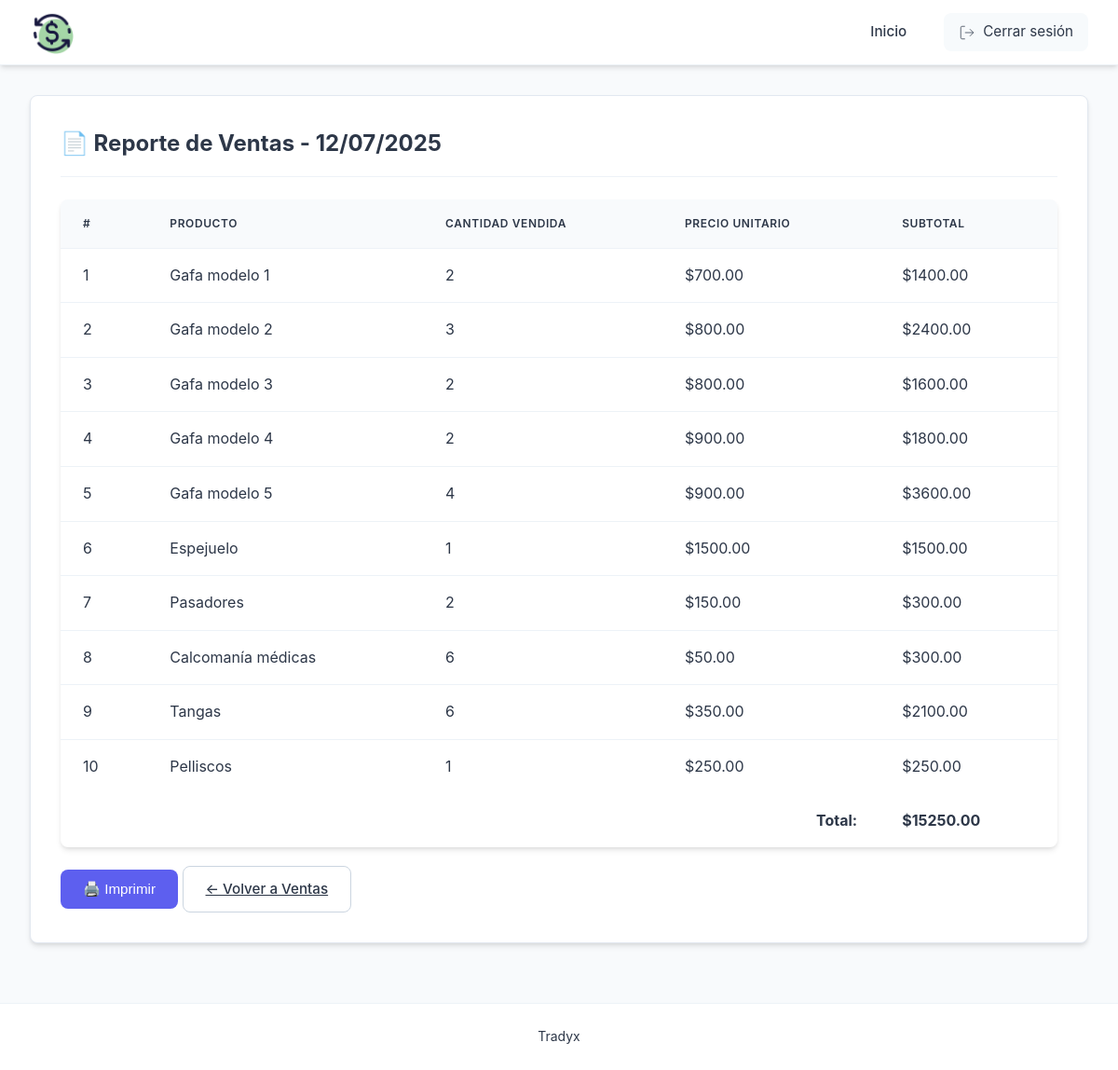
Page /sales/report (signed in) on the earlier database version.
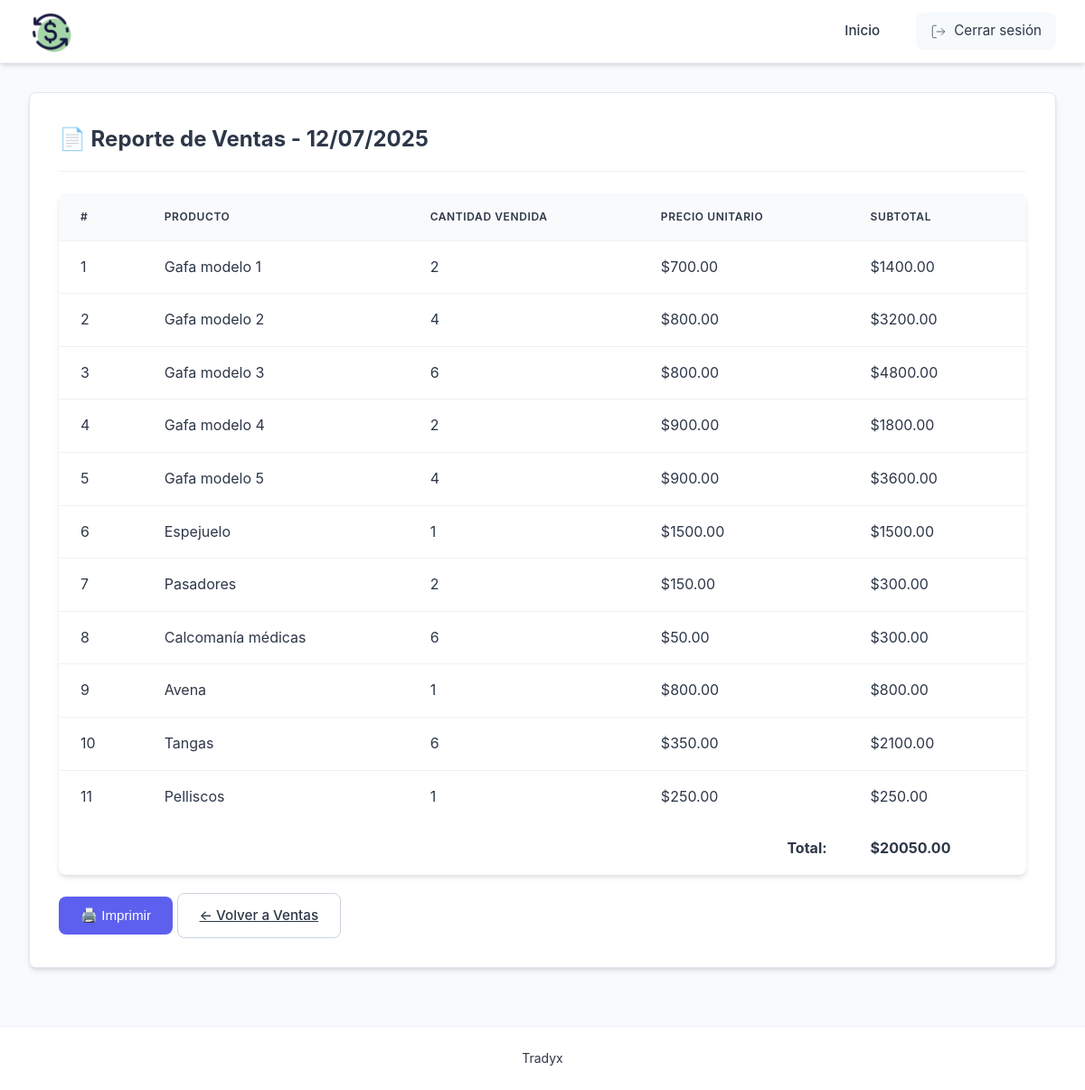
Same page on the later database version.
### models.py (models this page shows, shortened)
class Product(db.Model):
    __tablename__ = 'product'
    id = db.Column(db.Integer, primary_key=True)
    name = db.Column(db.String(100), nullable=False)
    quantity = db.Column(db.Integer, nullable=False)
    price = db.Column(db.Float, nullable=False)
    daily_sales = db.Column(db.Integer, default=0)

### app.py (the view)
@app.route('/sales/report')
@login_required
def print_daily_report():
    products_sold = Product.query.filter(Product.daily_sales > 0).all()
    total_sales = sum(p.price * p.daily_sales for p in products_sold)
    return render_template('sales_report.html',
                        products=products_sold,
                        total=total_sales,
                        date=datetime.now().strftime("%d/%m/%Y"))

### app.py (called while the page is built)
def login_required(f):
    @wraps(f)
    def decorated_function(*args, **kwargs):
        if 'user_id' not in session:
            flash('Por favor inicie sesión primero', 'danger')
            return redirect(url_for('login'))
        return f(*args, **kwargs)
    return decorated_function

### templates/sales_report.html (shortened to what this page needs)
{% extends "base.html" %}
{% block content %}
<div class="module-container">
    <h2>📄 Reporte de Ventas - {{ date }}</h2>
    <table class="data-table">
        <thead>
            <tr>
                <th>#</th>
                <th>Producto</th>
                <th>Cantidad Vendida</th>
                <th>Precio Unitario</th>
                <th>Subtotal</th>
            </tr>
        </thead>
        <tbody>
            {% for product in products %}
            <tr>
                <td>{{ loop.index }}</td>
                <td>{{ product.name }}</td>
                <td>{{ product.daily_sales }}</td>
                <td>${{ "%.2f"|format(product.price) }}</td>
                <td>${{ "%.2f"|format(product.price * product.daily_sales) }}</td>
            </tr>
            {% endfor %}
        </tbody>
        <tfoot>
            <tr>
                <td colspan="4" style="text-align: right;"><strong>Total:</strong></td>
                <td><strong>${{ "%.2f"|format(total) }}</strong></td>
            </tr>
        </tfoot>
    </table>
    <div class="no-print" style="margin-top: 20px;">
        <button onclick="window.print()" class="btn btn-primary">🖨️ Imprimir</button>
        <a href="{{ url_for('sales') }}" class="btn btn-secondary">← Volver a Ventas</a>
    </div>
</div>
{% endblock %}

Differences in the rows shown:
changed Product "Gafa modelo 2": daily_sales "3" → "4"; product.price*product.daily_sales "2400.00" → "3200.00"
changed Product "Gafa modelo 3": daily_sales "2" → "6"; product.price*product.daily_sales "1600.00" → "4800.00"
now on this page (row edited): Product: name "Avena", daily_sales "1", price "800.00", product.price*product.daily_sales "800.00"
Other differences:
{{ "%.2f"|format(total) }}: "15250.00" → "20050.00"
